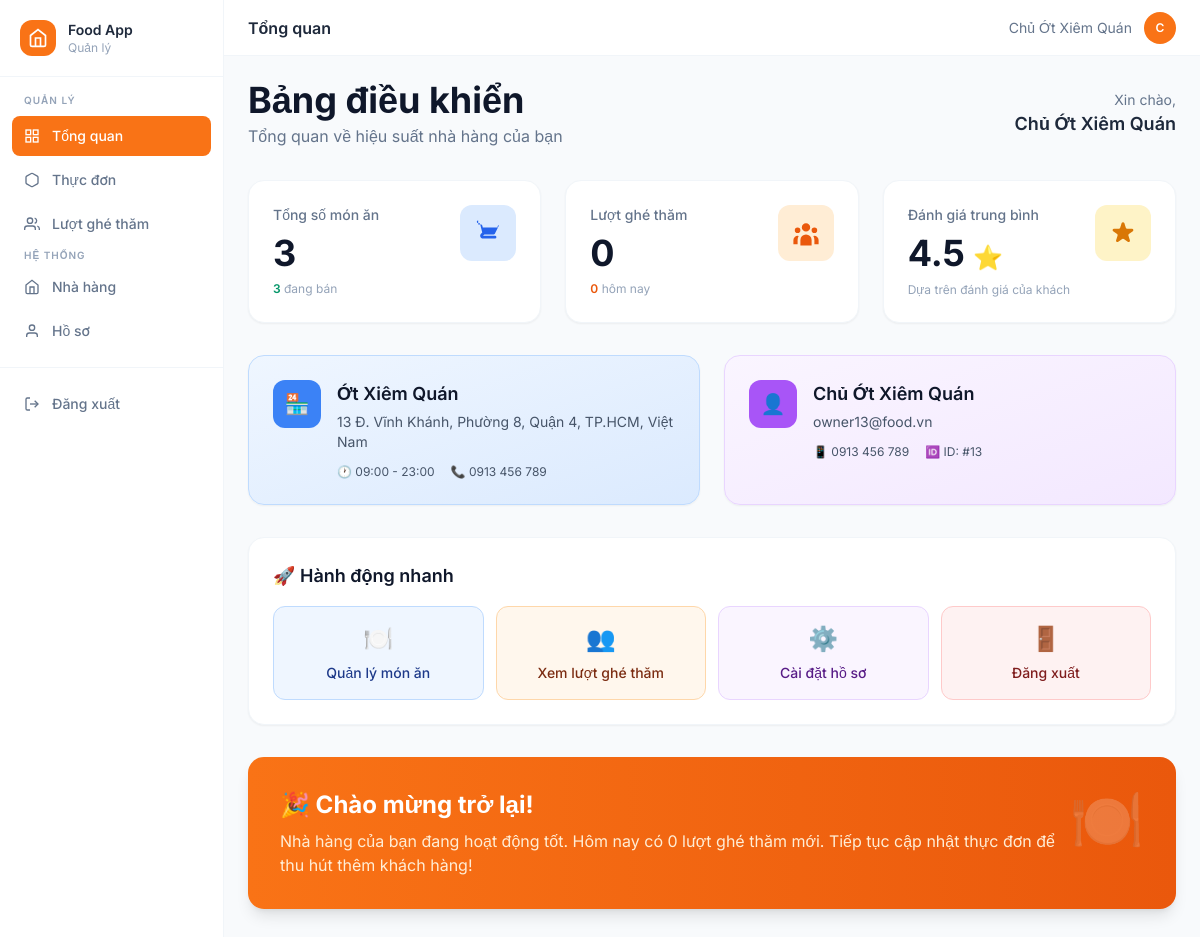
The app's page /web/owner/dashboard.php (signed in) with its own data.
### tables this page shows
CREATE TABLE `users` (
  `user_id` int(11) NOT NULL,
  `name` varchar(255) DEFAULT NULL,
  `email` varchar(255) DEFAULT NULL,
  `phone` varchar(20) DEFAULT NULL,
  `restaurant_id` int(11) DEFAULT NULL,
  `password_hash` varchar(255) DEFAULT NULL,
  `created_at` timestamp NOT NULL DEFAULT current_timestamp()
);

CREATE TABLE `restaurant` (
  `restaurant_id` int(11) NOT NULL,
  `name` varchar(255) NOT NULL,
  `description` text DEFAULT NULL,
  `lat` double DEFAULT NULL,
  `lng` double DEFAULT NULL,
  `phone` varchar(20) DEFAULT NULL,
  `address` varchar(255) DEFAULT NULL,
  `open_hour` varchar(50) DEFAULT NULL,
  `close_hour` varchar(50) DEFAULT NULL,
  `rating` float DEFAULT 0,
  `status` varchar(20) NOT NULL DEFAULT 'open' COMMENT 'open | closed | maintenance'
);

### web/owner/dashboard.php (the view, shortened to what this page needs)
<?php
require_once __DIR__ . '/config.php';
$restaurant_id = $_SESSION['restaurant_id'];
$user_id = $_SESSION['user_id'];
$stmt = $pdo->prepare("SELECT * FROM restaurant WHERE restaurant_id = ?");
$stmt->execute([$restaurant_id]);
$restaurant = $stmt->fetch(PDO::FETCH_ASSOC);
$stmt = $pdo->prepare("SELECT * FROM users WHERE user_id = ?");
$stmt->execute([$user_id]);
$user = $stmt->fetch(PDO::FETCH_ASSOC);
$stats = [
    'total_dishes' => 0,
    'active_dishes' => 0,
    'total_visits' => 0,
    'today_visits' => 0,
    'avg_rating' => 0,
    'total_orders' => 0
];
if ($restaurant_id) {
    $stmt = $pdo->prepare("SELECT COUNT(*) FROM dish WHERE restaurant_id = ?");
    $stmt->execute([$restaurant_id]);
    $stats['total_dishes'] = $stmt->fetchColumn();
    $stmt = $pdo->prepare("SELECT COUNT(*) FROM dish WHERE restaurant_id = ? AND is_active = 1");
    $stmt->execute([$restaurant_id]);
    $stats['active_dishes'] = $stmt->fetchColumn();
    $stmt = $pdo->prepare("SELECT COUNT(*) FROM customer_visits WHERE restaurant_id = ?");
    $stmt->execute([$restaurant_id]);
    $stats['total_visits'] = $stmt->fetchColumn();
    try {
        $stmt = $pdo->prepare("SELECT COUNT(*) FROM customer_visits WHERE restaurant_id = ? AND DATE(visited_at) = CURDATE()");
        $stmt->execute([$restaurant_id]);
        $stats['today_visits'] = $stmt->fetchColumn();
    } catch (Exception $e) {
        $stats['today_visits'] = 0;
    }
    if ($restaurant) {
        $stats['avg_rating'] = $restaurant['rating'] ?? 0;
    }
    $stmt = $pdo->prepare("SELECT COUNT(*) FROM customer_visits WHERE restaurant_id = ?");
    $stmt->execute([$restaurant_id]);
    $stats['total_orders'] = $stmt->fetchColumn();
}
include 'header.php';
?>
<div class="p-6 bg-slate-50 min-h-screen">
    <div class="mb-8">
        <div class="flex items-center justify-between mb-6">
            <div>
                <h1 class="text-4xl font-bold text-slate-900">Bảng điều khiển</h1>
                <p class="text-slate-500 mt-1">Tổng quan về hiệu suất nhà hàng của bạn</p>
            </div>
            <div class="text-right">
                <p class="text-sm text-slate-500">Xin chào,</p>
                <p class="text-lg font-semibold text-slate-800"><?= htmlspecialchars($user['name'] ?? 'Người dùng') ?></p>
            </div>
        </div>
    </div>
    <div class="grid grid-cols-1 md:grid-cols-2 lg:grid-cols-3 gap-6 mb-8">
        <div class="bg-white rounded-2xl border border-slate-100 shadow-sm p-6 hover:shadow-md transition-shadow">
            <div class="flex items-start justify-between">
                <div class="flex-1">
                    <p class="text-sm font-medium text-slate-500 mb-2">Tổng số món ăn</p>
                    <h3 class="text-4xl font-bold text-slate-900"><?= $stats['total_dishes'] ?></h3>
                    <p class="text-xs text-slate-400 mt-2">
                        <span class="text-emerald-600 font-semibold"><?= $stats['active_dishes'] ?></span> đang bán
                    </p>
                </div>
                <div class="w-14 h-14 rounded-xl bg-blue-100 flex items-center justify-center flex-shrink-0">
                    <svg class="w-7 h-7 text-blue-600" fill="currentColor" viewBox="0 0 20 20"><path d="M3 1a1 1 0 000 2h1.22l.305 1.222a.997.997 0 00.01.042l1.358 5.43-.893.892C3.74 11.846 4.632 14 6.414 14H15a1 1 0 000-2H6.414l1-1H14a1 1 0 00.894-.553l3-6A1 1 0 0017 6H6.28l-.31-1.243A1 1 0 005 4H3z"/></svg>
                </div>
            </div>
        </div>
        <div class="bg-white rounded-2xl border border-slate-100 shadow-sm p-6 hover:shadow-md transition-shadow">
            <div class="flex items-start justify-between">
                <div class="flex-1">
                    <p class="text-sm font-medium text-slate-500 mb-2">Lượt ghé thăm</p>
                    <h3 class="text-4xl font-bold text-slate-900"><?= number_format($stats['total_visits']) ?></h3>
                    <p class="text-xs text-slate-400 mt-2">
                        <span class="text-orange-600 font-semibold"><?= $stats['today_visits'] ?></span> hôm nay
                    </p>
                </div>
                <div class="w-14 h-14 rounded-xl bg-orange-100 flex items-center justify-center flex-shrink-0">
                </div>
            </div>
        </div>
        <div class="bg-white rounded-2xl border border-slate-100 shadow-sm p-6 hover:shadow-md transition-shadow">
            <div class="flex items-start justify-between">
                <div class="flex-1">
                    <p class="text-sm font-medium text-slate-500 mb-2">Đánh giá trung bình</p>
                    <div class="flex items-baseline gap-2">
                        <h3 class="text-4xl font-bold text-slate-900"><?= number_format($stats['avg_rating'], 1) ?></h3>
                        <span class="text-2xl">⭐</span>
                    </div>
                    <p class="text-xs text-slate-400 mt-2">Dựa trên đánh giá của khách</p>
                </div>
                <div class="w-14 h-14 rounded-xl bg-amber-100 flex items-center justify-center flex-shrink-0">
                </div>
            </div>
        </div>
    </div>
    <div class="grid grid-cols-1 lg:grid-cols-2 gap-6 mb-8">
        <div class="bg-gradient-to-br from-blue-50 to-blue-100 rounded-2xl border border-blue-200 p-6 shadow-sm">
            <div class="flex items-start gap-4">
                <div class="w-12 h-12 rounded-xl bg-blue-500 flex items-center justify-center text-white text-xl flex-shrink-0">
                    🏪
                </div>
                <div class="flex-1">
                    <h3 class="font-semibold text-slate-900 text-lg"><?= htmlspecialchars($restaurant['name'] ?? 'Chưa cập nhật') ?></h3>
                    <p class="text-sm text-slate-600 mt-1"><?= htmlspecialchars($restaurant['address'] ?? 'Chưa cập nhật địa chỉ') ?></p>
                    <div class="flex items-center gap-4 mt-3">
                        <span class="text-xs text-slate-600">
                            🕐 <?= htmlspecialchars($restaurant['open_hour'] ?? '--:--') ?> - <?= htmlspecialchars($restaurant['close_hour'] ?? '--:--') ?>
                        </span>
                        <span class="text-xs text-slate-600">
                            📞 <?= htmlspecialchars($restaurant['phone'] ?? 'Chưa cập nhật') ?>
                        </span>
                    </div>
                </div>
            </div>
        </div>
        <div class="bg-gradient-to-br from-purple-50 to-purple-100 rounded-2xl border border-purple-200 p-6 shadow-sm">
            <div class="flex items-start gap-4">
                <div class="w-12 h-12 rounded-xl bg-purple-500 flex items-center justify-center text-white text-xl flex-shrink-0">
                    👤
                </div>
                <div class="flex-1">
                    <h3 class="font-semibold text-slate-900 text-lg"><?= htmlspecialchars($user['name'] ?? 'Người dùng') ?></h3>
                    <p class="text-sm text-slate-600 mt-1"><?= htmlspecialchars($user['email'] ?? 'Chưa cập nhật email') ?></p>
                    <div class="flex items-center gap-4 mt-3">
                        <span class="text-xs text-slate-600">
                            📱 <?= htmlspecialchars($user['phone'] ?? 'Chưa cập nhật') ?>
                        </span>
                        <span class="text-xs text-slate-600">
                            🆔 ID: #<?= $user['user_id'] ?>
                        </span>
                    </div>
                </div>
            </div>
        </div>
    </div>
    <div class="bg-white rounded-2xl border border-slate-100 shadow-sm p-6 mb-8">
        <h3 class="text-lg font-semibold text-slate-900 mb-4">🚀 Hành động nhanh</h3>
        <div class="grid grid-cols-2 md:grid-cols-4 gap-3">
            <a href="dishes.php" class="block p-4 rounded-xl bg-blue-50 hover:bg-blue-100 transition-colors text-center border border-blue-200">
                <div class="text-2xl mb-2">🍽️</div>
                <p class="text-sm font-medium text-blue-900">Quản lý món ăn</p>
            </a>
            <a href="visits.php" class="block p-4 rounded-xl bg-orange-50 hover:bg-orange-100 transition-colors text-center border border-orange-200">
                <div class="text-2xl mb-2">👥</div>
                <p class="text-sm font-medium text-orange-900">Xem lượt ghé thăm</p>
            </a>
            <a href="profile.php" class="block p-4 rounded-xl bg-purple-50 hover:bg-purple-100 transition-colors text-center border border-purple-200">
                <div class="text-2xl mb-2">⚙️</div>
                <p class="text-sm font-medium text-purple-900">Cài đặt hồ sơ</p>
            </a>
            <a href="logout.php" class="block p-4 rounded-xl bg-red-50 hover:bg-red-100 transition-colors text-center border border-red-200">
                <div class="text-2xl mb-2">🚪</div>
                <p class="text-sm font-medium text-red-900">Đăng xuất</p>
            </a>
        </div>
    </div>
    <div class="bg-gradient-to-r from-orange-500 to-orange-600 rounded-2xl p-8 text-white shadow-lg">
        <div class="flex items-start justify-between">
            <div>
                <h2 class="text-2xl font-bold mb-2">🎉 Chào mừng trở lại!</h2>
                <p class="text-orange-100">Nhà hàng của bạn đang hoạt động tốt. Hôm nay có <?= $stats['today_visits'] ?> lượt ghé thăm mới. Tiếp tục cập nhật thực đơn để thu hút thêm khách hàng!</p>
            </div>
            <div class="text-6xl opacity-20">🍽️</div>
        </div>
    </div>
</div>
<?php include 'footer.php'; ?>

### web/owner/css/style.css (style rules this page uses)
:root { --primary-orange: #f97316; }
body { font-family: 'Inter', sans-serif; background-color: #f8fafc; color: #1e293b; }

### records on screen
users: name "Chủ Ớt Xiêm Quán", email "owner13@food.vn", phone "0913 456 789", user_id "13"
restaurant: name "Ớt Xiêm Quán", address "13 Đ. Vĩnh Khánh, Phường 8, Quận 4, TP.HCM, Việt Nam", open_hour "09:00", close_hour "23:00", phone "0913 456 789"

### other values on screen
$rname "Quản lý"
$label "Tổng quan Thực đơn Lượt ghé thăm Nhà hàng Hồ sơ"
$pageTitle "Tổng quan"
$_SESSION['user_name'] "Chủ Ớt Xiêm Quán"
mb_strtoupper(mb_substr($_SESSION['user_name'] ?? 'U', 0, 1)) "C"
$stats['total_dishes'] "3"
$stats['active_dishes'] "3"
$stats['total_visits'] "0"
$stats['today_visits'] "0"
$stats['avg_rating'] "4.5"
